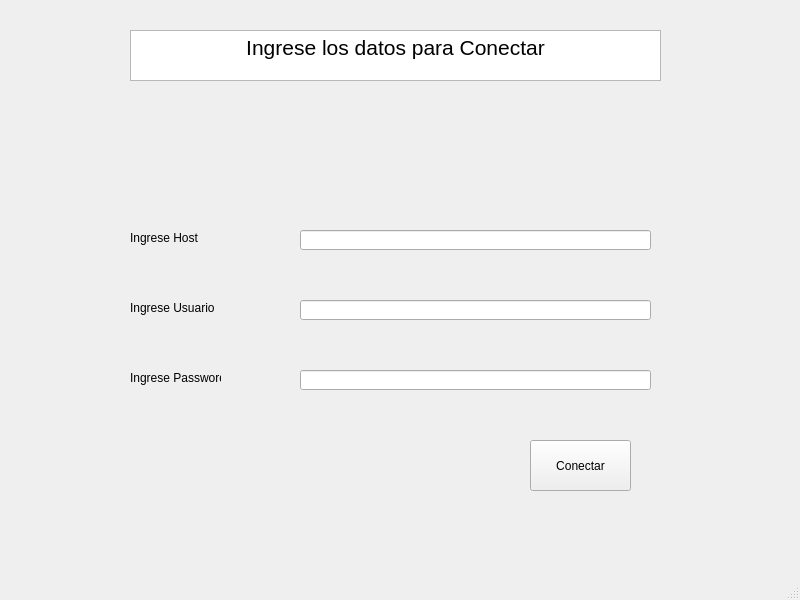
<?xml version="1.0" encoding="UTF-8"?>
<ui version="4.0">
 <class>MainWindow</class>
 <widget class="QMainWindow" name="MainWindow">
  <property name="geometry">
   <rect>
    <x>0</x>
    <y>0</y>
    <width>800</width>
    <height>600</height>
   </rect>
  </property>
  <property name="windowTitle">
   <string>MainWindow</string>
  </property>
  <widget class="QWidget" name="centralwidget">
   <widget class="QTextBrowser" name="textBrowser">
    <property name="geometry">
     <rect>
      <x>130</x>
      <y>30</y>
      <width>531</width>
      <height>51</height>
     </rect>
    </property>
    <property name="html">
     <string>&lt;!DOCTYPE HTML PUBLIC &quot;-//W3C//DTD HTML 4.0//EN&quot; &quot;http://www.w3.org/TR/REC-html40/strict.dtd&quot;&gt;
&lt;html&gt;&lt;head&gt;&lt;meta name=&quot;qrichtext&quot; content=&quot;1&quot; /&gt;&lt;style type=&quot;text/css&quot;&gt;
p, li { white-space: pre-wrap; }
&lt;/style&gt;&lt;/head&gt;&lt;body style=&quot; font-family:'MS Shell Dlg 2'; font-size:8.25pt; font-weight:400; font-style:normal;&quot;&gt;
&lt;p align=&quot;center&quot; style=&quot; margin-top:0px; margin-bottom:0px; margin-left:0px; margin-right:0px; -qt-block-indent:0; text-indent:0px;&quot;&gt;&lt;span style=&quot; font-size:16pt;&quot;&gt;Ingrese los datos para Conectar&lt;/span&gt;&lt;/p&gt;&lt;/body&gt;&lt;/html&gt;</string>
    </property>
   </widget>
   <widget class="QLabel" name="label">
    <property name="geometry">
     <rect>
      <x>130</x>
      <y>230</y>
      <width>71</width>
      <height>16</height>
     </rect>
    </property>
    <property name="text">
     <string>Ingrese Host</string>
    </property>
   </widget>
   <widget class="QLabel" name="label_2">
    <property name="geometry">
     <rect>
      <x>130</x>
      <y>300</y>
      <width>91</width>
      <height>16</height>
     </rect>
    </property>
    <property name="text">
     <string>Ingrese Usuario</string>
    </property>
   </widget>
   <widget class="QLabel" name="label_3">
    <property name="geometry">
     <rect>
      <x>130</x>
      <y>370</y>
      <width>91</width>
      <height>16</height>
     </rect>
    </property>
    <property name="text">
     <string>Ingrese Password</string>
    </property>
   </widget>
   <widget class="QPushButton" name="main_connect">
    <property name="geometry">
     <rect>
      <x>530</x>
      <y>440</y>
      <width>101</width>
      <height>51</height>
     </rect>
    </property>
    <property name="text">
     <string>Conectar</string>
    </property>
   </widget>
   <widget class="QLineEdit" name="main_txt_host">
    <property name="geometry">
     <rect>
      <x>300</x>
      <y>230</y>
      <width>351</width>
      <height>20</height>
     </rect>
    </property>
   </widget>
   <widget class="QLineEdit" name="main_txt_user">
    <property name="geometry">
     <rect>
      <x>300</x>
      <y>300</y>
      <width>351</width>
      <height>20</height>
     </rect>
    </property>
   </widget>
   <widget class="QLineEdit" name="main_txt_pass">
    <property name="geometry">
     <rect>
      <x>300</x>
      <y>370</y>
      <width>351</width>
      <height>20</height>
     </rect>
    </property>
   </widget>
  </widget>
  <widget class="QStatusBar" name="statusbar"/>
 </widget>
 <resources/>
 <connections/>
</ui>
